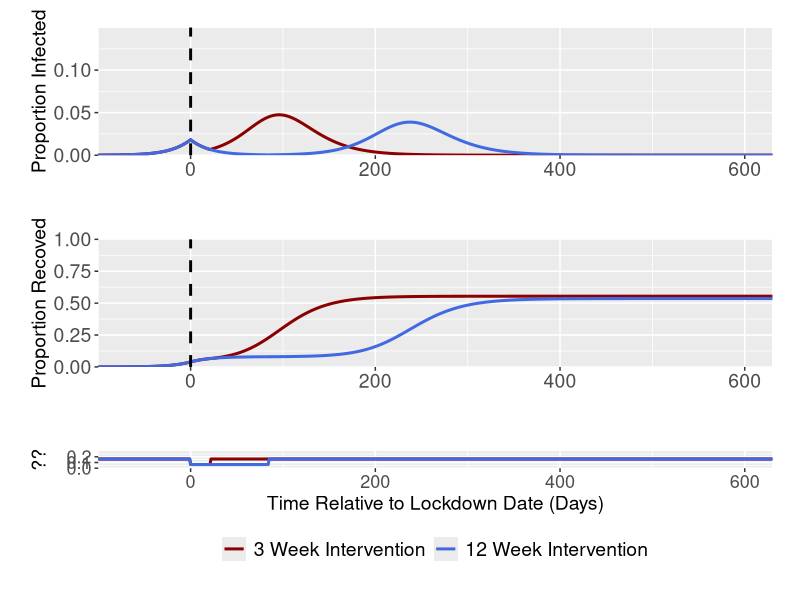
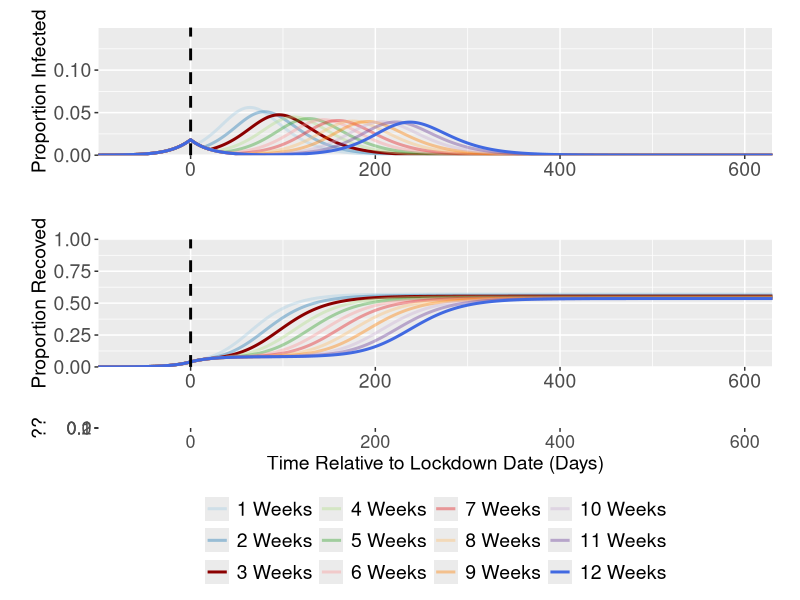
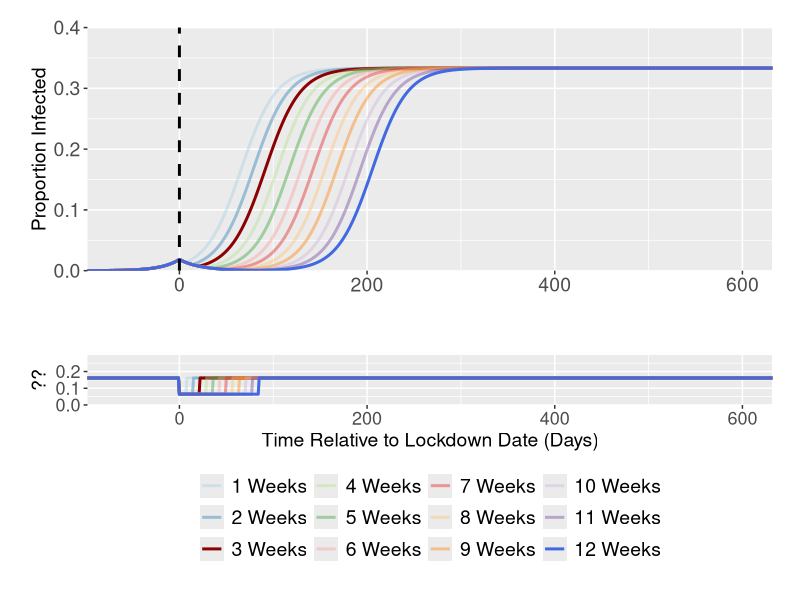
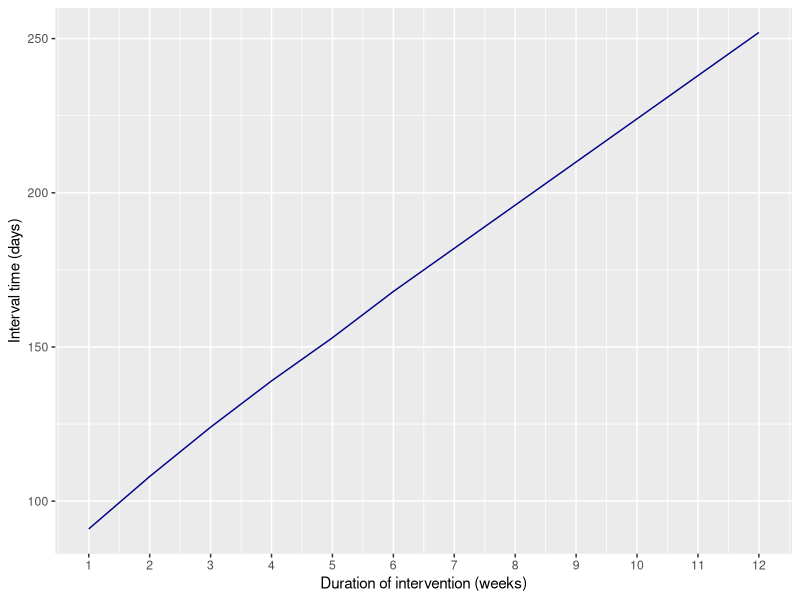

The R script that drew these images, in order:
rm(list=ls())
library("deSolve"); library("ggplot2"); library("cowplot");library("reshape2"); library("dplyr")

#Function for the generation time/(1/gamma) parameter
GenTime <- function(T2, R0) {
  G = T2 * ((R0-1)/log(2))
  return(G)
}

#R code sections with "Explore" requires the user to manually select parameters to correspond with the desired scenario
#To replicate the results in the technical document - the lockdown date must change
#THis requires code alteration to the for loop and the formatting data code sections
#and the R0 must also change in the beta alteration function

#### SIR Model ####
#### Exploring Week 3 and 12 Interventions - SIR Model - Will need to tweak code for each model output#### 

#Function to model intervention - currently set at baseline
betastatdecrease <- function(time, int_timestart, int_timeend) {
  ifelse((time >= int_timestart & time <= int_timeend),
         (1.5*(1/(GenTime(4.6,2.4))))*0.4,
         (1.5*(1/(GenTime(4.6,2.4)))))
}

#Function for SIR ODEs with cumulative infection compartment
SIR1 <- function(time, state, parameters) {
  with(as.list(c(state, parameters)), {
    dS = - betastatdecrease(time,int_timestart,int_timeend)*S*I
    dI = betastatdecrease(time,int_timestart,int_timeend)*S*I - mu*I
    dR = mu*I 
    dC = betastatdecrease(time,int_timestart,int_timeend)*S*I
    return(list(c(dS,dI,dR, dC)))
  })
}

#Initial Conditions and Times
init <- c(S = 0.9999, I = 0.0001, R = 0, C = 0)
times <- seq(0,730,by = 1)
duration <- c(3,12) #3 and 12 Week Intervention duration

#Run the ODE for 3 and 12 Week Interventions
stats1 <- data.frame(matrix(nrow = 0, ncol = 6))
for(i in 1:length(duration)) {
  temp <- data.frame(matrix(nrow = length(seq(0,730)), ncol = 6))
  parms = c(mu = 1/(GenTime(4.6,2.4)), 
            int_timestart = 100, 
            int_timeend = 100 + (duration[i]*7))
  out1 <- data.frame(ode(y = init, func = SIR1, times = times, parms = parms))
  temp[,1] <- paste0(as.character(duration[i]), " Weeks")
  temp[,2] <- out1$time 
  temp[,3] <- out1$I 
  temp[,4] <- out1$R 
  temp[,5] <- out1$C 
  temp[,6] <- betastatdecrease(times, 
                               as.numeric(parms[2]), 
                               as.numeric(parms[3]))
  stats1 <- rbind(stats1, temp)
}

colnames(stats1) <- c("WeekDuration", "Time", "Infec", "Recov","Cum", "Beta")

#Formatting the Data - Have shifted the x axis so that 0 is the lockdown initiation date
combdatainf <- rbind(data.frame("WeekDuration" = "3 Weeks", "Time" = c(seq(-100,0), seq(1,730-100)), "Value" = stats1$Infec[stats1$WeekDuration == "3 Weeks"]),
                  data.frame("WeekDuration" = "12 Weeks", "Time" = c(seq(-100,0), seq(1,730-100)), "Value" = stats1$Infec[stats1$WeekDuration == "12 Weeks"]))
combdatainf$WeekDuration <- factor(combdatainf$WeekDuration, levels = unique(combdatainf$WeekDuration))

combdatarec <- rbind(data.frame("WeekDuration" = "3 Weeks", "Time" = c(seq(-100,0), seq(1,730-100)), "Value" = stats1$Recov[stats1$WeekDuration == "3 Weeks"]),
                   data.frame("WeekDuration" = "12 Weeks", "Time" = c(seq(-100,0), seq(1,730-100)), "Value" = stats1$Recov[stats1$WeekDuration == "12 Weeks"]))
combdatarec$WeekDuration <- factor(combdatarec$WeekDuration, levels = unique(combdatarec$WeekDuration))

combdatabeta <- rbind(data.frame("WeekDuration" = "3 Week Intervention", "Time" = c(seq(-100,0), seq(1,730-100)), "Value" = stats1$Beta[stats1$WeekDuration == "3 Weeks"]),
                      data.frame("WeekDuration" = "12 Week Intervention", "Time" = c(seq(-100,0), seq(1,730-100)), "Value" = stats1$Beta[stats1$WeekDuration == "12 Weeks"]))
combdatabeta$WeekDuration <- factor(combdatabeta$WeekDuration, levels = unique(combdatabeta$WeekDuration))

#Quick Analysis of Highest Peak
surge <- data.frame(matrix(nrow = 0, ncol = 5))

for(i in 1:length(duration)) { 
  test <- stats1[stats1$WeekDuration == as.character(paste0(duration[i], " Weeks")),][which.max(stats1$Infec[stats1$WeekDuration == as.character(paste0(duration[i], " Weeks"))]),]
  surge <- rbind(surge, test)
  print(test)
}

#Plotting 
p11 <- ggplot(data = combdatainf, aes(x = (Time), y = Value, col = WeekDuration)) + geom_line(size = 1.02, stat = "identity") +
  labs(x ="Time (Days)", y = "Proportion Infected") + scale_y_continuous(limits = c(0,0.15) ,  expand = c(0,0)) +
  theme(legend.position = "none", legend.title = element_blank(), axis.title.x = element_blank(), axis.text=element_text(size=14), axis.title.y=element_text(size=14),
        legend.spacing.x = unit(0.3, 'cm'), plot.margin=unit(c(0.7,0.7,0.8,0.8),"cm")) +
  scale_x_continuous(expand = c(0, 0)) + geom_vline(xintercept = 0, col = "black", size = 1, lty = 2) +
  scale_color_manual(values=c("darkred","royalblue"))

p12 <- ggplot(data = combdatarec, aes(x = (Time), y = Value, col = WeekDuration)) + geom_line(size = 1.02, stat = "identity") +
  labs(x ="Time (Days)", y = "Proportion Recoved") + scale_y_continuous(limits = c(0,1) ,  expand = c(0,0)) +
  theme(legend.position = "none", legend.title = element_blank(), axis.title.x = element_blank(), axis.text=element_text(size=14), axis.title.y=element_text(size=14),
        legend.spacing.x = unit(0.3, 'cm'), plot.margin=unit(c(0.7,0.7,0.8,0.8),"cm")) +
  scale_x_continuous(expand = c(0, 0)) + geom_vline(xintercept = 0, col = "black", size = 1, lty = 2)+
  scale_color_manual(values=c("darkred", "royalblue"))

p21 <- ggplot(data = combdatabeta, aes(x = (Time), y = Value, col = WeekDuration)) + geom_line(size = 1.02, stat = "identity") +
  labs(x ="Time Relative to Lockdown Date (Days)", y = "??") + scale_y_continuous(limits = c(0,0.3) ,  expand = c(0,0)) +
  theme(legend.position = "bottom", legend.title = element_blank(), axis.text=element_text(size=13), axis.title.y=element_text(size=14), axis.title.x=element_text(size=14),
        legend.spacing.x = unit(0.3, 'cm'), legend.text=element_text(size=14), plot.margin=unit(c(0.7,0.7,0.8,0.8),"cm")) +
  scale_x_continuous(expand = c(0, 0)) + guides(fill=guide_legend(nrow=2,byrow=TRUE)) +
  scale_linetype_manual(values=c("solid", "dotdash", "solid", "dotdash")) + 
  scale_color_manual(values=c("darkred", "royalblue"))

plot_grid(p11, p12, p21, align = "v", nrow = 3, rel_heights = c(0.3, 0.3, 0.25))

#### Exploring Weeks 1-12 Intervention Duration ####

#Function to model intervention - currently set at baseline
betastatdecrease <- function(time, int_timestart, int_timeend) {
  ifelse((time >= int_timestart & time <= int_timeend),
         (1.5*(1/(GenTime(4.6,2.4))))*0.4,
         (1.5*(1/(GenTime(4.6,2.4)))))
}

#Initial Conditions
init <- c(S = 0.9999, I = 0.0001, R = 0, C = 0)
times <- seq(0,730,by = 1)
duration <- seq(1,12) #Now do the analysis for all 1-12 week scenarios

#Run the ODEs for ALL 1-12 week intervention scenarios
stats1 <- data.frame(matrix(nrow = 0, ncol = 6))

for(i in 1:length(duration)) {
  temp <- data.frame(matrix(nrow = length(seq(0,730)), ncol = 6))
  parms = c(mu = 1/(GenTime(4.6,2.4)), 
            int_timestart = 100, 
            int_timeend = 100 + (duration[i]*7))
  out1 <- data.frame(ode(y = init, func = SIR1, times = times, parms = parms))
  temp[,1] <- paste0(as.character(duration[i]), " Weeks")
  temp[,2] <- c(seq(-100,0), seq(1,730-100)) #Have shifted the x axis so that 0 is the lockdown initiation date
  temp[,3] <- out1$I 
  temp[,4] <- out1$R 
  temp[,5] <- out1$C 
  temp[,6] <- betastatdecrease(times, 
                               as.numeric(parms[2]), 
                               as.numeric(parms[3]))
  stats1 <- rbind(stats1, temp)
}

colnames(stats1) <- c("WeekDuration", "Time", "Infec", "Recov","Cum", "Beta")

#Format the data for ggplot
stats1 <- melt(stats1, id.vars = c("WeekDuration", "Time"), measure.vars = c("Infec", "Recov", "Cum", "Beta"))
stats1$WeekDuration <- factor(stats1$WeekDuration, levels = unique(stats1$WeekDuration))

#Plotting - Have shifted the x axis so that 0 is the lockdown initiation date
p11 <- ggplot(data = stats1[which(stats1$variable == "Infec"),], aes(x = Time, y = value, col = WeekDuration, alpha=WeekDuration)) + geom_line(size = 1.02, stat = "identity") +
  labs(x ="Time (Days)", y = "Proportion Infected") + scale_y_continuous(limits = c(0,0.15) ,  expand = c(0,0)) +
  theme(legend.position = "none", legend.title = element_blank(), axis.title.x = element_blank(), axis.text=element_text(size=14), axis.title.y=element_text(size=14),
        legend.spacing.x = unit(0.3, 'cm'), plot.margin=unit(c(0.7,0.7,0.8,0.8),"cm")) +
  scale_x_continuous(expand = c(0, 0)) + geom_vline(xintercept = 0, col = "black", size = 1, lty = 2) +
  scale_alpha_manual(values = c(0.4, 0.4, 1, 0.4, 0.4, 0.4, 0.4, 0.4, 0.4, 0.4, 0.4, 1)) +
  scale_color_manual(values=c("#A6CEE3", "#1F78B4","darkred", "#B2DF8A", "#33A02C", "#FB9A99",
                              "#E31A1C", "#FDBF6F", "#FF7F00", "#CAB2D6", "#6A3D9A","royalblue"))

p12 <- ggplot(data = stats1[which(stats1$variable == "Recov"),], aes(x = (Time), y = value, col = WeekDuration, alpha=WeekDuration)) + geom_line(size = 1.02, stat = "identity") +
  labs(x ="Time (Days)", y = "Proportion Recoved") + scale_y_continuous(limits = c(0,1) ,  expand = c(0,0)) +
  theme(legend.position = "none", legend.title = element_blank(), axis.title.x = element_blank(), axis.text=element_text(size=14), axis.title.y=element_text(size=14),
        legend.spacing.x = unit(0.3, 'cm'), plot.margin=unit(c(0.7,0.7,0.8,0.8),"cm")) +
  scale_x_continuous(expand = c(0, 0)) + geom_vline(xintercept = 0, col = "black", size = 1, lty = 2)  +
  scale_alpha_manual(values = c(0.4, 0.4, 1, 0.4, 0.4, 0.4, 0.4, 0.4, 0.4, 0.4, 0.4, 1)) +
  scale_color_manual(values=c("#A6CEE3", "#1F78B4","darkred", "#B2DF8A", "#33A02C", "#FB9A99",
                              "#E31A1C", "#FDBF6F", "#FF7F00", "#CAB2D6", "#6A3D9A","royalblue"))

p21 <- ggplot(data = stats1[which(stats1$variable == "Beta"),], aes(x = (Time), y = value, col = WeekDuration, alpha=WeekDuration)) + geom_line(size = 1.02, stat = "identity") +
  labs(x ="Time Relative to Lockdown Date (Days)", y = "??") + scale_y_continuous(limits = c(0,0.3) ,  expand = c(0,0)) +
  theme(legend.position = "bottom", legend.title = element_blank(), axis.text=element_text(size=13), axis.title.y=element_text(size=14), axis.title.x=element_text(size=14),
        legend.spacing.x = unit(0.3, 'cm'), legend.text=element_text(size=14), plot.margin=unit(c(0.7,0.7,0.8,0.8),"cm")) +
  scale_x_continuous(expand = c(0, 0)) + guides(fill=guide_legend(nrow=2,byrow=TRUE))  +
  scale_alpha_manual(values = c(0.4, 0.4, 1, 0.4, 0.4, 0.4, 0.4, 0.4, 0.4, 0.4, 0.4, 1)) +
  scale_color_manual(values=c("#A6CEE3", "#1F78B4","darkred", "#B2DF8A", "#33A02C", "#FB9A99",
                              "#E31A1C", "#FDBF6F", "#FF7F00", "#CAB2D6", "#6A3D9A","royalblue"))

plot_grid(p11, p12, p21, align = "v", nrow = 3, rel_heights = c(0.3, 0.3, 0.25))

#### SIS Model ####
#### Exploring Weeks 1-12 Intervention Duration - SIS Model ####

#Function for the SDM intervention
betastatdecrease <- function(time, int_timestart, int_timeend) {
  ifelse((time >= int_timestart & time <= int_timeend),
         (1.5*(1/(GenTime(4.6,2.4))))*0.4,
         (1.5*(1/(GenTime(4.6,2.4)))))
}

#SIS Model ODEs
SIS <- function(time, state, parameters) {
  with(as.list(c(state, parameters)), {
    dS = - betastatdecrease(time,int_timestart,int_timeend)*S*I + mu*I 
    dI = betastatdecrease(time,int_timestart,int_timeend)*S*I - mu*I
    dC = betastatdecrease(time,int_timestart,int_timeend)*S*I
    return(list(c(dS,dI,dC)))
  })
}

#Initial Conditions
init <- c(S = 0.9999, I = 0.0001, C = 0)
times <- seq(0,730,by = 1)
duration <- seq(1,12)

#Run the ODEs for all 12 intervention durations
#I have set lockdown initiation date to 98 to correspond with I(t) = ~0.0182
#This means that I(t) at lockdown initiation is the same for the SIS and SIR models 

stats2 <- data.frame(matrix(nrow = 0, ncol = 5))

for(i in 1:length(duration)) {
  temp <- data.frame(matrix(nrow = length(seq(0,730)), ncol = 5))
  parms = c(mu = 1/(GenTime(4.6,2.4)), 
            int_timestart = 98, 
            int_timeend = 98 + (duration[i]*7))
  out1 <- data.frame(ode(y = init, func = SIS, times = times, parms = parms))
  temp[,1] <- paste0(as.character(duration[i]), " Weeks")
  temp[,2] <- c(seq(-98,0), seq(1,730-98))
  temp[,3] <- out1$I 
  temp[,4] <- out1$C 
  temp[,5] <- betastatdecrease(times, 
                               as.numeric(parms[2]), 
                               as.numeric(parms[3]))
  stats2 <- rbind(stats2, temp)
}

colnames(stats2) <- c("WeekDuration", "Time", "Infec", "Cum", "Beta")

#Format the data for ggplot
stats2 <- melt(stats2, id.vars = c("WeekDuration", "Time"), measure.vars = c("Infec", "Cum", "Beta"))
stats2$WeekDuration <- factor(stats2$WeekDuration, levels = unique(stats2$WeekDuration))

#Plotting 
p11 <- ggplot(data = stats2[which(stats2$variable == "Infec"),], aes(x = Time, y = value, col = WeekDuration, alpha=WeekDuration)) + geom_line(size = 1.02, stat = "identity") +
  labs(x ="Time (Days)", y = "Proportion Infected") + scale_y_continuous(limits = c(0,0.4) ,  expand = c(0,0)) +
  theme(legend.position = "none", legend.title = element_blank(), axis.title.x = element_blank(), axis.text=element_text(size=14), axis.title.y=element_text(size=14),
        legend.spacing.x = unit(0.3, 'cm'), plot.margin=unit(c(0.7,0.7,0.8,0.8),"cm")) +
  scale_x_continuous(expand = c(0, 0)) + geom_vline(xintercept = 0, col = "black", size = 1, lty = 2) +
  scale_alpha_manual(values = c(0.4, 0.4, 1, 0.4, 0.4, 0.4, 0.4, 0.4, 0.4, 0.4, 0.4, 1)) +
  scale_color_manual(values=c("#A6CEE3", "#1F78B4","darkred", "#B2DF8A", "#33A02C", "#FB9A99",
                              "#E31A1C", "#FDBF6F", "#FF7F00", "#CAB2D6", "#6A3D9A","royalblue"))

p21 <- ggplot(data = stats2[which(stats2$variable == "Beta"),], aes(x = (Time), y = value, col = WeekDuration, alpha=WeekDuration)) + geom_line(size = 1.02, stat = "identity") +
  labs(x ="Time Relative to Lockdown Date (Days)", y = "??") + scale_y_continuous(limits = c(0,0.3) ,  expand = c(0,0)) +
  theme(legend.position = "bottom", legend.title = element_blank(), axis.text=element_text(size=13), axis.title.y=element_text(size=14), axis.title.x=element_text(size=14),
        legend.spacing.x = unit(0.3, 'cm'), legend.text=element_text(size=14), plot.margin=unit(c(0.7,0.7,0.8,0.8),"cm")) +
  scale_x_continuous(expand = c(0, 0)) + guides(fill=guide_legend(nrow=2,byrow=TRUE))  +
  scale_alpha_manual(values = c(0.4, 0.4, 1, 0.4, 0.4, 0.4, 0.4, 0.4, 0.4, 0.4, 0.4, 1)) +
  scale_color_manual(values=c("#A6CEE3", "#1F78B4","darkred", "#B2DF8A", "#33A02C", "#FB9A99",
                              "#E31A1C", "#FDBF6F", "#FF7F00", "#CAB2D6", "#6A3D9A","royalblue"))

plot_grid(p11,  p21, align = "v", nrow = 2, rel_heights = c(0.3, 0.25))

#### SIS Model Tangent Calculation - the 2nd Peak ####

stats3 <- data.frame(matrix(nrow = 0, ncol = 5))

for(i in 1:length(duration)) {
  temp <- data.frame(matrix(nrow = length(seq(0,730)), ncol = 5))
  parms = c(mu = 1/(GenTime(4.6,2.4)), 
            int_timestart = 98, 
            int_timeend = 98 + (duration[i]*7))
  out1 <- data.frame(ode(y = init, func = SIS, times = times, parms = parms))
  temp[,1] <- paste0(as.character(duration[i]), " Weeks")
  temp[,2] <- out1$time #Time
  temp[,3] <- out1$S #Time
  temp[,4] <- out1$I #Time
  temp[,5] <- betastatdecrease(times, 
                               as.numeric(parms[2]), 
                               as.numeric(parms[3]))
  stats3 <- rbind(stats3, temp)
}

colnames(stats3) <- c("WeekDuration", "Time","Susc", "Infec", "Beta")

stats3$WeekDuration <- factor(stats3$WeekDuration, levels = unique(stats3$WeekDuration))

stats3$slope <- stats3$Beta * stats3$S * stats3$I- (1/(GenTime(4.6,2.4))) * stats3$I
stats3$slope1 <- (stats3$Infec[98]-((stats3$Time[98]*stats3$Infec-stats3$Time*stats3$Infec[98])/
                                     (stats3$Time[98]-stats3$Time)))/stats3$Infec[98]

tipping_points <- stats3 %>% filter(Time>110) %>% group_by(WeekDuration) %>% filter(slope1 > slope) %>% top_n(n=1)
tipping_points$dur = c(seq(1:12))

ggplot(tipping_points, aes(x=dur, y=Time-100)) +geom_line(stat="identity", col="darkblue") + 
  scale_x_continuous(name="Duration of intervention (weeks)", breaks = c(1:12)) +ylab(label = "Interval time (days)")
